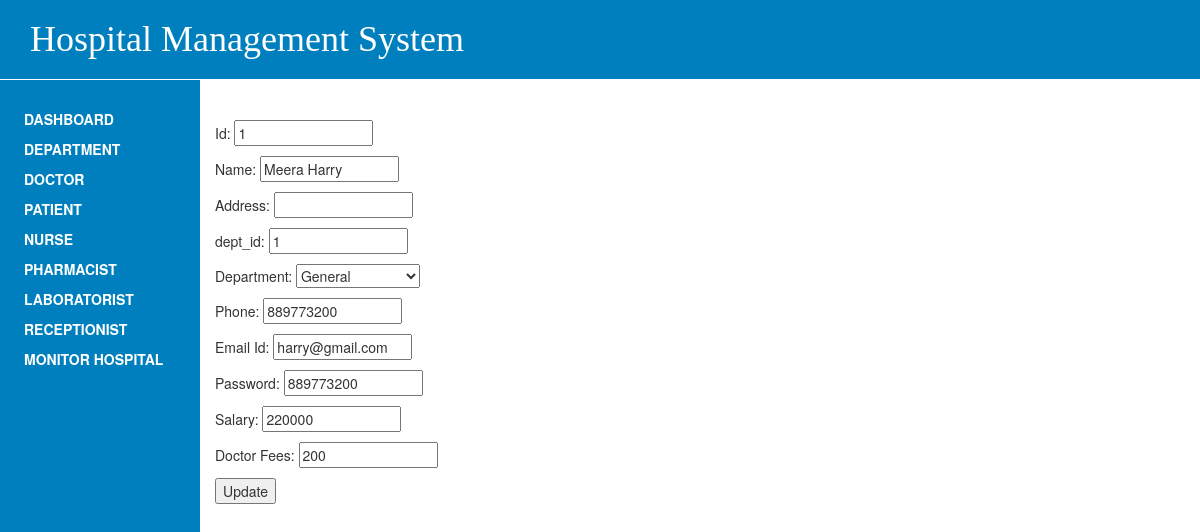
/doctor_update.php?did=1, run on the app's committed database.
### tables this page shows
CREATE TABLE `doctor` (
  `d_id` int(11) NOT NULL,
  `d_name` varchar(45) NOT NULL,
  `d_phone` int(10) NOT NULL,
  `dept_id` int(11) NOT NULL,
  `doctor_fees` int(11) NOT NULL,
  `emailid` varchar(200) NOT NULL,
  `password` varchar(200) NOT NULL,
  `salary` varchar(200) NOT NULL,
  `Address` varchar(200) NOT NULL,
  `profilepic` blob NOT NULL
);

### doctor_update.php (the view, shortened to what this page needs)
<html lang="en-US">
<head>
</head>
<body>
<?php
print '<BR><BR>';
$d_id = filter_input(INPUT_GET, "did");
class doctor_list
{
  private $d_id;
 private $d_name;
 private $d_phone;
private $dept_id;
  private $doctor_fees;
  private $emailid;
  private $password;
  private $salary;
   private $Address;
  public function getd_id() {return $this->d_id; }
    public function getd_phone() {return $this->d_phone; }
    public function getdept_id(){return $this->dept_id;}
  public function getAddress() {return $this->Address; }
  public function getd_name() {return $this->d_name; }
  public function getemailid() {return $this->emailid; }
  public function getpassword() {return $this->password; }
  public function getsalary() {return $this->salary; }
  public function getdoctor_fees() {return $this->doctor_fees; }
}
function createtablerow(doctor_list $h,& $header)
{
  include('connection.php');
print "<form method='post' action='".$_SERVER['PHP_SELF']."'>";
  print "<p>Id: <input name='id' readonly='readonly' value='".$h->getd_id(). "'      size=15 readonly/></p>";
print "                                                      <tr>\n";
  print "<p>Name: <input name='name' value='".$h->getd_name(). "'      size=15/></p> ";
 print "<p>Address: <td><input name='Address' value='".$h->getAddress(). "'      size=15/></p>";
 print "<p>dept_id: <td><input name='dept_id'  value='".$h->getdept_Id(). "'      size=15/></p>";
 print "<p>Department:<td> <select name='dept'>   ";
  $query = "select * from department";
            $ps = $con->prepare($query);
            $ps->execute();
            $data = $ps->fetchAll();
            foreach ($data as $row) {
              print "<option value = '".$row['dept_name']."'>".$row['dept_name']."</option>";
            }
            print "</select>";
print "<p>Phone: <input name='phone' value='".$h->getd_phone(). "'      size=15/></p>";
 print "<p>Email Id: <input name='emailid' value='".$h->getemailid(). "'      size=15/></p>";
print "<p>Password: <input name='password' value='".$h->getpassword(). "'      size=15/></p>";
print "<p>Salary: <input name='salary' value='".$h->getsalary(). "'      size=15/></p>";
print "<p>Doctor Fees: <input name='password' value='".$h->getdoctor_fees(). "'      size=15/></p>";
print "<p><input type=submit value='Update' /></p>";
print "</form>";
}
try
{
  $header=true;
include('connection.php');
  $query = "SELECT * from doctor where d_id = :did;";
  $ps = $con->prepare($query);
   $ps->bindParam(':did', $d_id);
  $ps->execute();
 	$ps->setFetchMode(PDO::FETCH_CLASS, "doctor_list");
  if ($ps->rowCount() > 0)
  {
    while ($doctor_list  = $ps->fetch())
    {
      print "        <tr>\n";
  		createtablerow($doctor_list,$header);
      print "        </tr>\n";
    }
  }
  else {
  print "<h3>(No match.)</h3>\n";
  }
}
catch(PDOException $ex) {
  echo 'ERROR: '.$ex->getMessage();
}
catch(Exception $ex) {
  echo 'ERROR: '.$ex->getMessage();
}
?>
</body>
</html>

### style.css (style rules this page uses)
body { background-color: light gray; height:100%; }
.header { background-color: #007FBE; display: block; height: 10%; border-bottom-style: solid; border-bottom-width:1px; border-bottom-color: white; }
.logo { color:white; font-family: "Times New Roman"; }
.col-md-2 { background-color: #007FBE; }
.side-bar ul { list-style-type: none; margin: 0; padding: 5px; }
.side-bar a:link, a:visited { display: block; font-weight: bold; color: #FFFFFF; background-color: #007FBE; width: 150px; height: 30px; text-align: left; padding: 4px; text-decoration: none; text-transform: uppercase; }

### data on the page
doctor: id "1", name "Meera Harry", dept_id "1", phone "889773200", emailid "harry@gmail.com", password "889773200", salary "220000", password "200"

### other printed values
form field dept "General"
